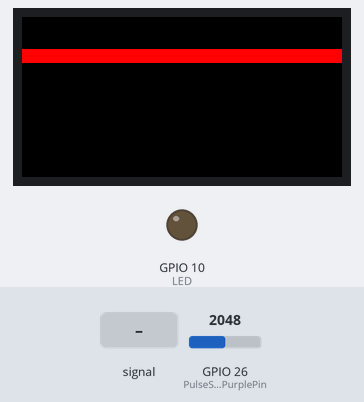
A program run on a simulated ESP32. Parts: 160×80 colour display, output pins drawn as LEDs (lit = HIGH). The test bench sets the inputs (shaded band); at power-on: GPIO 26 (PulseSensorPurplePin) = 2048.

Above: at 3.3 s.
3.4 s: GPIO 26 (PulseSensorPurplePin) fed a 200 Hz sine of ±327 counts around its level
At 4.12 s:
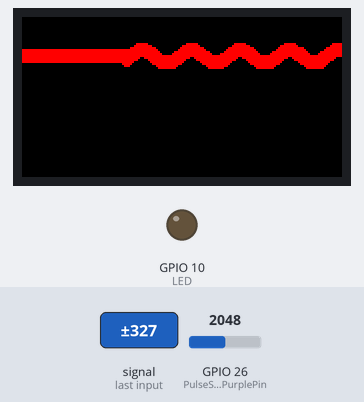
5.1 s: GPIO 26 (PulseSensorPurplePin) set to 2866
At 5.4 s:
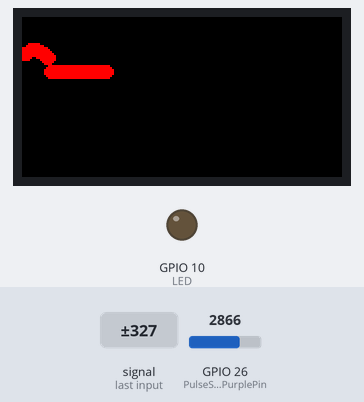
6.7 s: GPIO 26 (PulseSensorPurplePin) fed a 1000 Hz sine of ±1023 counts around its level
At 6.98 s:
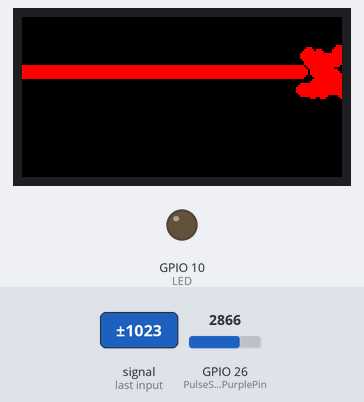
8.2 s: GPIO 26 (PulseSensorPurplePin) set to 3603
At 9.81 s:
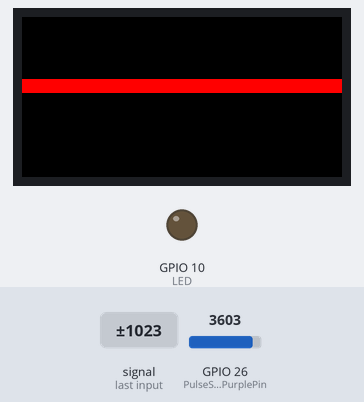
9.9 s: GPIO 26 (PulseSensorPurplePin) set to 4095
At 10.76 s:
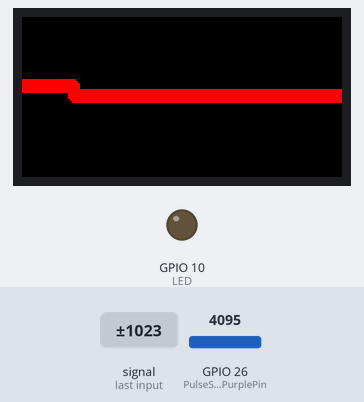
Timing chart, 0 to 12.4 s (numbered marks = the images above; inputs shaded):
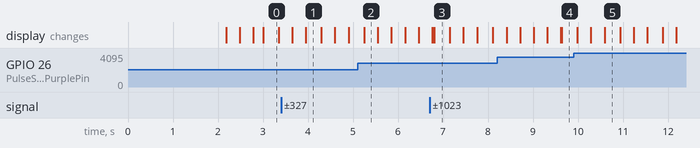

The program:

main.cpp
```cpp
#include <Arduino.h>
#include <M5StickC.h>

//  Variables
// Pulse Sensor PURPLE WIRE connected to ANALOG PIN 0
int PulseSensorPurplePin = 26;
//  The on M5StickC's LED
int LED = 10;

// holds the incoming raw data.
int Signal;

// The SetUp Function:
void setup() {
  // pin that will blink to your heartbeat!
  pinMode(LED,OUTPUT);
  // Set up Serial Communication at certain speed.
  Serial.begin(9600);
  // Set up M5Stick
  M5.begin();
  // Rotate the screen 270 deg.
  M5.Lcd.setRotation(3);
  // You can change the screen color when you change this function.
  M5.Lcd.fillScreen(BLACK);
  // You can change the font size when you change this function.
  M5.Lcd.setTextSize(2);
  M5.Lcd.setCursor(0, 0);
  M5.Lcd.println("Pulse sensor start!!");
  delay(2000);
  M5.Lcd.fillScreen(BLACK);
}

float normalized_signal;
int elapsed_time = 0;
// The Main Loop Function
void loop() {
  // Read the PulseSensor's value.
  Signal = analogRead(PulseSensorPurplePin);
  normalized_signal = Signal / 3100.0;
  // Plot the signal value in LCD display.
  M5.Lcd.fillCircle(elapsed_time, int(30 * normalized_signal), 3, RED);

  elapsed_time++;
  // If the plot reach x range, the x-value and screen are renewed.
  if(elapsed_time == 180){
    elapsed_time = 0;
    M5.Lcd.fillScreen(BLACK);
  }
  delay(5);
}
```
